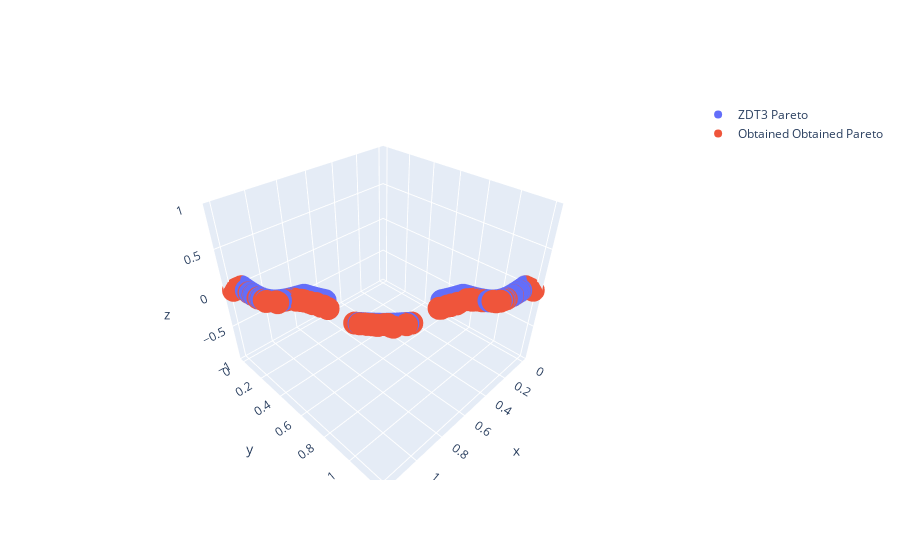

The notebook cell this image was saved under:
### Code cell
multi_obj.plot_pareto_front_3d(problem.pareto_front(), fit_scores, 'Obtained', 'MW7')

### Figure 1 — Plotly figure (JSON) as saved in the notebook; plotly's stock layout.template omitted (floating-point values rounded to 4 significant figures; data arrays with more than 128 entries replaced by an {"elided": "..."} marker saying what was removed)
{"data": [{"mode": "markers", "name": "ZDT3 Pareto", "type": "scatter3d", "x": {"elided": "1089 float values"}, "y": {"elided": "1089 float values"}, "z": {"elided": "1089 int values"}}, {"mode": "markers", "name": "Obtained Obtained Pareto", "type": "scatter3d", "x": {"elided": "829 float values"}, "y": {"elided": "829 float values"}, "z": {"elided": "829 int values"}}], "layout": {}}
